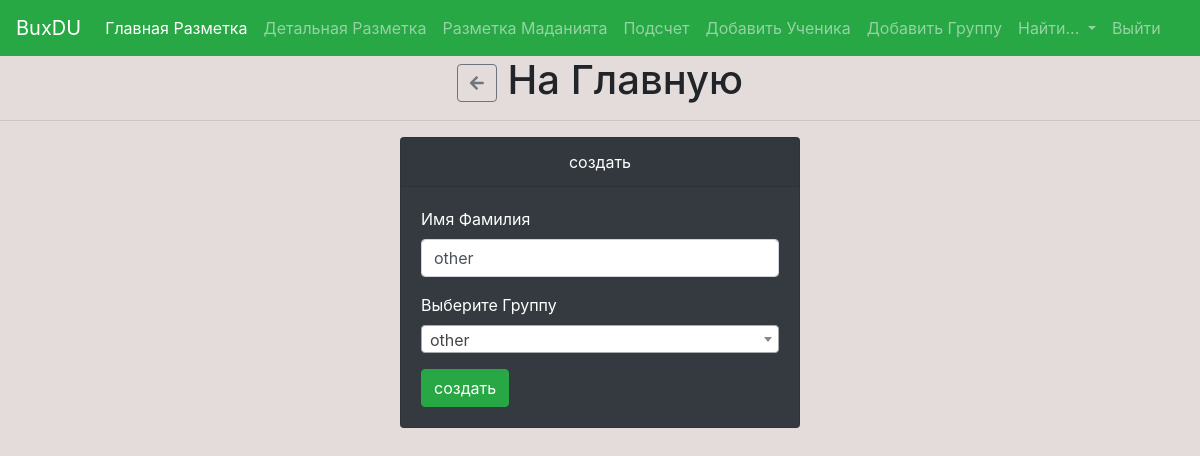
The page /student/edit/4 on the database as committed earlier.
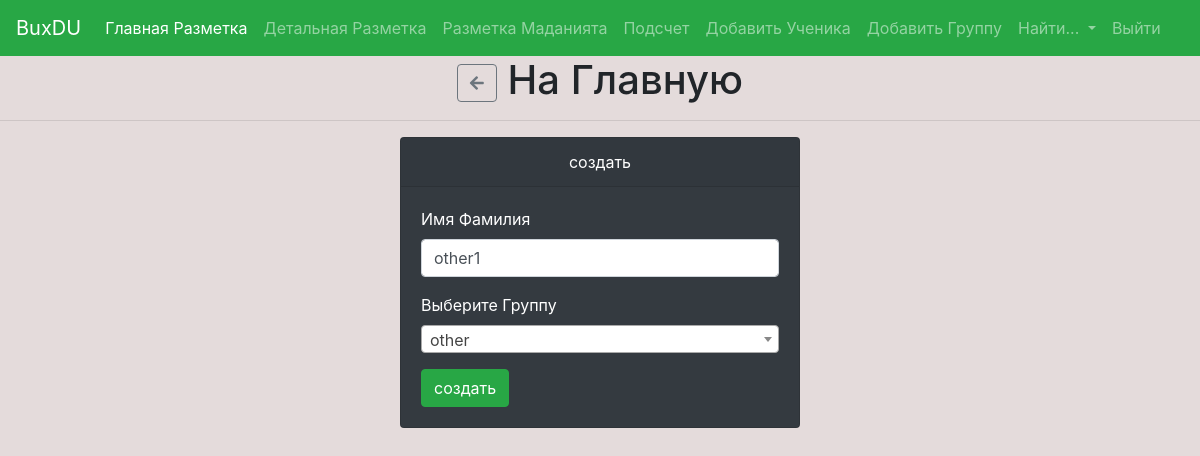
The same page on the database as committed later.
### zones/models.py (models this page shows, shortened)
class Owner(models.Model):
    name = models.CharField(max_length=255, blank=True, null=True)
    group = models.ForeignKey(Group, on_delete=models.PROTECT)

### zones/views.py (the view)
# urls.py: path('student/edit/<int:id>', views.student_edit, name='student_edit'),
def student_edit(request, id):
    student = Owner.objects.get(id=id)
    groups = Group.objects.all()
    if request.method == 'POST':
        student.name = request.POST.get('name')
        student.group = Group.objects.get(id=request.POST.get('group'))
        student.save()
        return redirect(reverse('groups'))
    context = {'groups': groups, 'student': student}
    return render(request, 'student_edit.html', context)

### zones/templates/student_edit.html (shortened to what this page needs)
{% extends 'base.html' %}
{% block content %}
<body style="background: rgba(216, 202, 202, 0.678);">
<h1 class="text-center">
  <a href="{% url 'index' %}" class="btn btn-outline-secondary hhhru">
    <i class="fa fa-arrow-left"></i>
  </a>
  На Главную
</h1>
<hr>
<div class="card text-white bg-dark mb-3" style="max-width: 25rem; margin: 0 auto;">
    <div class="card-header" style="text-align: center;">создать</div>
      <div class="card-body">
        <form action="{% url 'student_edit' student.id %}" method="POST">
          <p>
            <label for="">
              Имя Фамилия
            </label>
            <input type="text" value="{{student.name}}" required class="form-control" name="name" id="name" placeholder="Имя Фамилия" value="{{tree.latitude}}">
          </p>
          <p>
            <label for="">
              Выберите Группу
            </label>
          </p>
          <button type="submit" class="btn btn-success">создать</button>
        </form>
    </div>
  </div>
</body>
{% endblock %}

Rows that differ between the two databases and show on the page:
changed Owner: name "other" → "other1"
